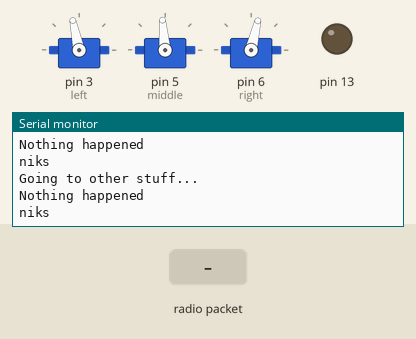
This sketch was run on a simulated Arduino Uno, built with avr-gcc and run on an emulated ATmega328P. On the bench: 3 × servo, output pins drawn as LEDs (lit = HIGH), the last lines printed to the serial monitor. The test bench sets the inputs (shaded band). No radio packets arrive unless stated.

Above: at 7.2 s.
7.3 s: radio packet "0" arrives
At 8.6 s:
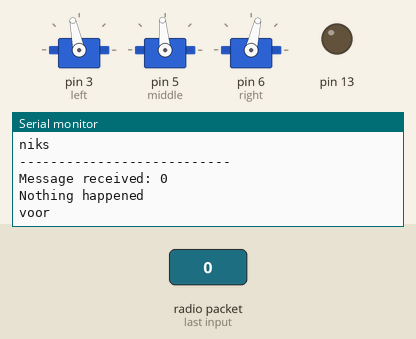
9.0 s: radio packet "2" arrives
At 10.34 s:
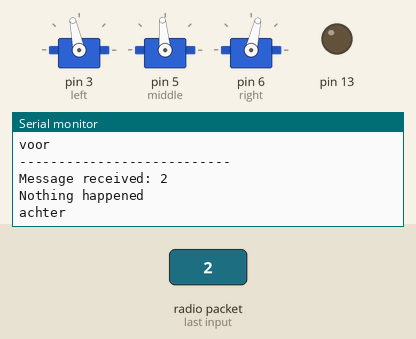
12.0 s: radio packet "1" arrives
At 14.7 s:
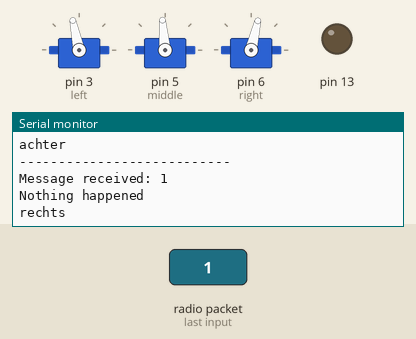

The sketch:

Spider.ino
```cpp
#include <SPI.h>
#include <Servo.h>
#include "printf.h"
#include <nRF24L01.h>
#include <RF24.h>
#include <RF24_config.h>
#include "Spider.h"

//RADIO
RF24 radio(9,10);
const uint64_t pipes[2] = { 0xd250dbcf39LL, 0x4aac2e23feLL };
const int channel = 67;
const int retries = 5;
boolean ready = false;

//SPIDERWALK
//LEFT  tussen 80 en 120
//RIGHT tussen 60 en 100
//MIDDLE tussen 65 en 125
#define leftMax 120
#define leftMin 85

#define midMax 125
#define midMin 65

#define rightMax 95
#define rightMin 60

#define TURNLEFT 0
#define TURNRIGHT 1

Servo left;
Servo middle;
Servo right;

int range = 35;

int rangeLeft = range;
int rangeRight = range;

int posLeft = leftMin + (range/2);
int posMiddle = midMin + ((midMax-midMin)/2);
int posRight = rightMin + (range/2);

int currentDirection = NONE;

void setup(){
  printf_begin();
  pinMode(13, OUTPUT);
  left.attach(3);
  middle.attach(5);
  right.attach(6);
  reset();
  Serial.begin(57600);
  setupRadio();
  delay(3000);
}

void loop(){
  //handle remote control
  receiveDirection();
  //handle compass
  //handle radio
}

//RADIO FUNCTIONS
void setupRadio(){
  radio.begin();
  delay(20);
  radio.setChannel(channel);
  radio.setRetries(15,15);
  radio.setPayloadSize(32);

  radio.openWritingPipe(pipes[1]);

  //TODO: afvragen  of dit strict noodzakelijk is
  radio.openReadingPipe(1, pipes[0]);

  radio.startListening();

  radio.printDetails();
}

void receiveDirection(){
  boolean ready = false;
  boolean timeout = false;
  int time = millis();

  while(!ready && !timeout){//kan if worden =P
    if(radio.available()){
      ready = true;
    }
    timeout = true;
  }
  if(ready){
    char msg[32];
    boolean isRead = radio.read(&msg, 32);

    currentDirection = getDirection(msg[0]);//zoiets?

    Serial.println("---------------------------");
    Serial.print("Message received: ");
    Serial.println(msg[0]);
  }
  if(timeout && !ready){
     Serial.println("Going to other stuff...");
  }
  Serial.println("Nothing happened");

  moveSpider();
  delay(500);
}

void sendHeading(){

}

//SPIDERWALK FUNCTIONS
void moveSpider(){
   if(currentDirection == FORWARD){
     forward();
     Serial.println("voor");
   } else if(currentDirection == LEFT){
      turnLeft();
       Serial.println("links");
   } else if(currentDirection == RIGHT){
      turnRight();
       Serial.println("rechts");
   } else if(currentDirection == BACK){
     //wololo achteruit
      Serial.println("achter");
   } else if(currentDirection == NONE) {
       Serial.println("niks");
   }
}

void forward()
{
  sweepFromTo(middle, posMiddle, midMin);
  posMiddle = midMin;
  delay(100);
  rangeLeft = leftMax - posLeft;
  rangeRight = rightMax - posRight;
  sweepTwo(left, posLeft, rangeLeft, right, posRight, rangeRight);
  posLeft = posLeft + rangeLeft;
  posRight = posRight + rangeRight;
  delay(100);

  sweepFromTo(middle, posMiddle, midMax);
  posMiddle = midMax;
  delay(100);
  rangeLeft = leftMin - posLeft;
  rangeRight = rightMin - posRight;
  sweepTwo(left, posLeft, rangeLeft, right, posRight, rangeRight);
  posLeft = posLeft + rangeLeft;
  posRight = posRight + rangeRight;
  delay(100);
}

void turnLeft()
{
  turn(TURNLEFT);
}

void turnRight()
{
   turn(TURNRIGHT);
}

void turn(int side){
  if(side == TURNLEFT){
    sweepFromTo(middle, posMiddle, midMin);
    posMiddle = midMin;
  } else if(side == TURNRIGHT){
    sweepFromTo(middle, posMiddle, midMax);
    posMiddle = midMax;
  }
  delay(500);
  rangeLeft = leftMin - posLeft;
  rangeRight = rightMax - posRight;
  sweepTwo(left, posLeft, rangeLeft, right, posRight, rangeRight);
  posLeft = posLeft + rangeLeft;
  posRight = posRight + rangeRight;
  delay(500);

  if(side == TURNLEFT){
    sweepFromTo(middle, posMiddle, midMax);
    posMiddle = midMax;
  } else if(side == TURNRIGHT){
    sweepFromTo(middle, posMiddle, midMin);
    posMiddle = midMin;
  }
  delay(500);
  rangeLeft = leftMax - posLeft;
  rangeRight = rightMin - posRight;
  sweepTwo(left, posLeft, rangeLeft, right, posRight, rangeRight);
  posLeft = posLeft + rangeLeft;
  posRight = posRight + rangeRight;
  delay(500);
}

void sweepFromTo(Servo serv, int from, int to){
  if(from > to){
    for(int i = from; i > to; i--){
      serv.write(i);
      delay(2);
    }
    serv.write(to);
  }else{
    for(int i = from; i < to; i++){
      serv.write(i);
      delay(2);
    }
    serv.write(to);
  }
}

void sweepTwo(Servo serv1, int from1, int range1, Servo serv2, int from2, int range2){
  int to1 = from1 + range1;
  int to2 = from2 + range2;
  int curr1 = from1;
  int curr2 = from2;
  while(to1 != curr1 || to2 != curr2){
     //first servo
     if(range1 < 0){
        if(curr1 > to1 && curr1 >= 0 && curr1 <= 180){
           serv1.write(curr1);
           curr1--;
        }
     } else {
         if(curr1 < to1 && curr1 >= 0 && curr1 <= 180){
           serv1.write(curr1);
           curr1++;
         }
     }

     //second servo
     if(range2 < 0){
        if(curr2 > to2 && curr2 >= 0 && curr2 <= 180){
           serv2.write(curr2);
           curr2--;
        }
     } else {
         if(curr2 < to2 && curr2 >= 0 && curr2 <= 180){
           serv2.write(curr2);
           curr2++;
         }
     }
     delay(2);
  }
}

void reset()
{
   left.write(leftMin + (range/2));
   middle.write(midMin + ((midMax-midMin)/2));
   right.write(rightMin + (range/2));
   delay(3000);
}

//DIRECTION
Direction getDirection(char val){
  if(val == '0'){
    return FORWARD;
  } else if(val == '1'){
    return RIGHT;
  } else if(val == '2'){
    return BACK;
  } else if(val == '3'){
    return LEFT;
  } else {
    return NONE;
  }
}
```

Spider.h
```cpp
enum Direction {
  FORWARD,
  RIGHT,
  BACK,
  LEFT,
  NONE
};
```

printf.h
```cpp
// (licence header left out)
/**
 * @file printf.h
 *
 * Setup necessary to direct stdout to the Arduino Serial library, which
 * enables 'printf'
 */

#ifndef __PRINTF_H__
#define __PRINTF_H__

#ifdef ARDUINO

int serial_putc( char c, FILE * )
{
  Serial.write( c );

  return c;
}

void printf_begin(void)
{
  fdevopen( &serial_putc, 0 );
}

#else
#error This example is only for use on Arduino.
#endif // ARDUINO

#endif // __PRINTF_H__
```

Measured:
- after the input at 7.3 s, the serial monitor: prints a new line after 0.23 s (image 1)
- after the input at 9.0 s, the serial monitor: prints a new line after 1.0 s (image 2)
- after the input at 12.0 s, the serial monitor: prints a new line at once (image 3)
